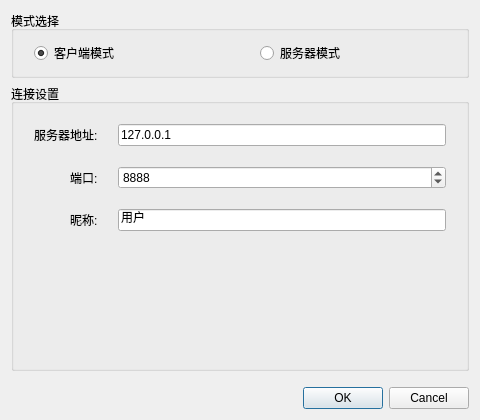
<?xml version="1.0" encoding="UTF-8"?>
<ui version="4.0">
 <class>ConnectDialog</class>
 <widget class="QDialog" name="ConnectDialog">
  <property name="geometry">
   <rect>
    <x>0</x>
    <y>0</y>
    <width>480</width>
    <height>420</height>
   </rect>
  </property>
  <property name="windowTitle">
   <string>连接到聊天室</string>
  </property>
  <property name="modal">
   <bool>true</bool>
  </property>
  <layout class="QVBoxLayout" name="verticalLayout">
   <item>
    <widget class="QGroupBox" name="modeGroupBox">
     <property name="title">
      <string>模式选择</string>
     </property>
     <property name="maximumSize">
      <size>
       <width>16777215</width>
       <height>100</height>
      </size>
     </property>
     <property name="sizePolicy">
      <sizepolicy hsizetype="Preferred" vsizetype="Fixed">
       <horstretch>0</horstretch>
       <verstretch>0</verstretch>
      </sizepolicy>
     </property>
     <layout class="QHBoxLayout" name="modeLayout">
      <property name="leftMargin">
       <number>20</number>
      </property>
      <property name="topMargin">
       <number>10</number>
      </property>
      <property name="rightMargin">
       <number>20</number>
      </property>
      <property name="bottomMargin">
       <number>10</number>
      </property>
      <property name="spacing">
       <number>40</number>
      </property>
      <item>
       <widget class="QRadioButton" name="clientRadio">
        <property name="text">
         <string>客户端模式</string>
        </property>
        <property name="checked">
         <bool>true</bool>
        </property>
       </widget>
      </item>
      <item>
       <widget class="QRadioButton" name="serverRadio">
        <property name="text">
         <string>服务器模式</string>
        </property>
       </widget>
      </item>
     </layout>
    </widget>
   </item>
   <item>
    <widget class="QGroupBox" name="connectionGroupBox">
     <property name="title">
      <string>连接设置</string>
     </property>
     <property name="minimumSize">
      <size>
       <width>0</width>
       <height>280</height>
      </size>
     </property>
     <property name="sizePolicy">
      <sizepolicy hsizetype="Preferred" vsizetype="Expanding">
       <horstretch>0</horstretch>
       <verstretch>1</verstretch>
      </sizepolicy>
     </property>
     <layout class="QFormLayout" name="connectionLayout">
      <property name="fieldGrowthPolicy">
       <enum>QFormLayout::AllNonFixedFieldsGrow</enum>
      </property>
      <property name="rowWrapPolicy">
       <enum>QFormLayout::DontWrapRows</enum>
      </property>
      <property name="labelAlignment">
       <set>Qt::AlignRight|Qt::AlignTrailing|Qt::AlignVCenter</set>
      </property>
      <property name="formAlignment">
       <set>Qt::AlignHCenter|Qt::AlignTop</set>
      </property>
      <property name="horizontalSpacing">
       <number>20</number>
      </property>
      <property name="verticalSpacing">
       <number>20</number>
      </property>
      <property name="leftMargin">
       <number>20</number>
      </property>
      <property name="topMargin">
       <number>20</number>
      </property>
      <property name="rightMargin">
       <number>20</number>
      </property>
      <property name="bottomMargin">
       <number>20</number>
      </property>
      <item row="0" column="0">
       <widget class="QLabel" name="hostLabel">
        <property name="text">
         <string>服务器地址:</string>
        </property>
       </widget>
      </item>
      <item row="0" column="1">
       <widget class="QLineEdit" name="hostEdit">
        <property name="text">
         <string>127.0.0.1</string>
        </property>
       </widget>
      </item>
      <item row="1" column="0">
       <widget class="QLabel" name="portLabel">
        <property name="text">
         <string>端口:</string>
        </property>
       </widget>
      </item>
      <item row="1" column="1">
       <widget class="QSpinBox" name="portSpinBox">
        <property name="minimum">
         <number>1024</number>
        </property>
        <property name="maximum">
         <number>65535</number>
        </property>
        <property name="value">
         <number>8888</number>
        </property>
       </widget>
      </item>
      <item row="2" column="0">
       <widget class="QLabel" name="nicknameLabel">
        <property name="text">
         <string>昵称:</string>
        </property>
       </widget>
      </item>
      <item row="2" column="1">
       <widget class="QLineEdit" name="nicknameEdit">
        <property name="text">
         <string>用户</string>
        </property>
        <property name="maxLength">
         <number>20</number>
        </property>
       </widget>
      </item>
     </layout>
    </widget>
   </item>
   <item>
    <spacer name="verticalSpacer">
     <property name="orientation">
      <enum>Qt::Vertical</enum>
     </property>
     <property name="sizeHint" stdset="0">
      <size>
       <width>20</width>
       <height>10</height>
      </size>
     </property>
    </spacer>
   </item>
   <item>
    <widget class="QDialogButtonBox" name="buttonBox">
     <property name="orientation">
      <enum>Qt::Horizontal</enum>
     </property>
     <property name="standardButtons">
      <set>QDialogButtonBox::Cancel|QDialogButtonBox::Ok</set>
     </property>
    </widget>
   </item>
  </layout>
 </widget>
 <resources/>
 <connections>
  <connection>
   <sender>buttonBox</sender>
   <signal>accepted()</signal>
   <receiver>ConnectDialog</receiver>
   <slot>accept()</slot>
   <hints>
    <hint type="sourcelabel">
     <x>248</x>
     <y>254</y>
    </hint>
    <hint type="destinationlabel">
     <x>157</x>
     <y>274</y>
    </hint>
   </hints>
  </connection>
  <connection>
   <sender>buttonBox</sender>
   <signal>rejected()</signal>
   <receiver>ConnectDialog</receiver>
   <slot>reject()</slot>
   <hints>
    <hint type="sourcelabel">
     <x>316</x>
     <y>260</y>
    </hint>
    <hint type="destinationlabel">
     <x>286</x>
     <y>274</y>
    </hint>
   </hints>
  </connection>
 </connections>
</ui> 
